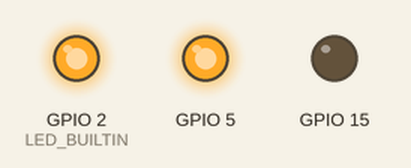
Recording of a sketch running on a simulated ESP8266 (NodeMCU). Shown: output pins drawn as LEDs (lit = HIGH, except the on-board LED, lit = LOW). WiFi joins after 1.5 s; servers stay silent unless stated; uploads are accepted with an empty reply; what the sketch prints to the serial monitor is not drawn.

Above: at 1.55 s.
At 10.7 s:
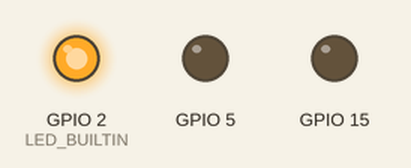
At 20.8 s:
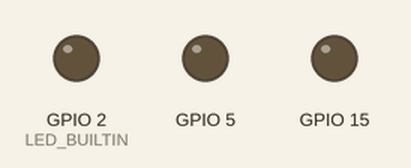
At 21.69 s:
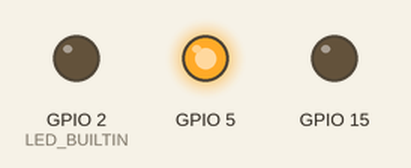
Timing chart, 0 to 27.9 s (numbered marks = the images above):
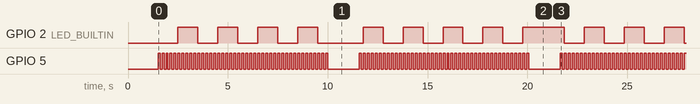

The sketch:

UzaktanFirmwareKontrol.ino
```cpp
/* Nodemcu8266 uzaktan yazılım kontrolü ve güncelleme

  Bu uygulamada nodemcu8266 kartını uzaktan yazılım versiyonunu kontrol edebiliyor,
  yeni yazılım geldiğinde de güncelleyebiliyoruz.

  mfbynl-no masters no slaves
  05.07.2022
*/


#include <ESP8266WiFi.h>
#include <ESP8266HTTPClient.h>
#include <ESP8266httpUpdate.h>


const String FirmwareVer={"0.2"};
#define URL_fw_Version "/media/esp8266firmware/ESP8266/version.txt"
#define URL_fw_Bin "iothook.com/media/esp8266firmware/ESP8266/firmware.bin"
const char* host = "iothook.com";
const int httpsPort = 80;


const char* ssid = "****";
const char* password = "*****";


void FirmwareUpdate()
{
  WiFiClient client;
  if (!client.connect(host, httpsPort)) {
    Serial.println("Connection failed");
    return;
  }
  client.print(String("GET ") + URL_fw_Version + " HTTP/1.1\r\n" +
               "Host: " + host + "\r\n" +
               "User-Agent: BuildFailureDetectorESP8266\r\n" +
               "Connection: close\r\n\r\n");
  while (client.connected()) {
    String line = client.readStringUntil('\n');
    if (line == "\r") {
      //Serial.println("Headers received");
      break;
    }
  }
  String payload = client.readStringUntil('\n');

  payload.trim();
  if(payload.equals(FirmwareVer) )
  {
     Serial.println("Cihaz yazilimi güncel");
  }
  else
  {
    Serial.println("Yeni yazilim bulundu");
    ESPhttpUpdate.setLedPin(LED_BUILTIN, LOW);
    t_httpUpdate_return ret = ESPhttpUpdate.update(client, "iothook.com", 80, "/media/esp8266firmware/ESP8266/firmware.bin");

    switch (ret) {
      case HTTP_UPDATE_FAILED:
        Serial.printf("HTTP_UPDATE_FAILD Error (%d): %s\n", ESPhttpUpdate.getLastError(), ESPhttpUpdate.getLastErrorString().c_str());
        break;

      case HTTP_UPDATE_NO_UPDATES:
        Serial.println("HTTP_UPDATE_NO_UPDATES");
        break;

      case HTTP_UPDATE_OK:
        Serial.println("HTTP_UPDATE_OK");
        break;
    }
  }
 }
void connect_wifi();
unsigned long previousMillis_2 = 0;
unsigned long previousMillis = 0;        // will store last time LED was updated
const long interval = 10000;
const long mini_interval = 1000;
 void repeatedCall(){
    unsigned long currentMillis = millis();
    if ((currentMillis - previousMillis) >= interval)
    {
      // save the last time you blinked the LED
      previousMillis = currentMillis;

      FirmwareUpdate();
    }

    if ((currentMillis - previousMillis_2) >= mini_interval) {
      static int idle_counter=0;
      previousMillis_2 = currentMillis;
      Serial.print(" Active fw version:");
      Serial.println(FirmwareVer);
      Serial.print("Idle Loop....");
      Serial.println(idle_counter++);
     if(idle_counter%2==0)
      digitalWrite(LED_BUILTIN, HIGH);
     else
      digitalWrite(LED_BUILTIN, LOW);
     if(WiFi.status() == !WL_CONNECTED)
          connect_wifi();
   }
 }


void setup()
{
  Serial.begin(115200);
  Serial.println("");
  Serial.println("Start");
  WiFi.mode(WIFI_STA);
  connect_wifi();

  pinMode(LED_BUILTIN, OUTPUT);
  pinMode(15, OUTPUT);
  pinMode(5, OUTPUT);

}
void loop()
{
  repeatedCall();
  digitalWrite(5,HIGH);
  delay(100);
  digitalWrite(5,LOW);
  delay(100);

}

void connect_wifi()
{
  WiFi.begin(ssid, password);
  while (WiFi.status() != WL_CONNECTED)
  {
    delay(500);
    Serial.print("O");
  }
  Serial.println("Connected to WiFi");
}
```

Measured:
- by itself, GPIO 5: repeats every 10.1 s: HIGH 0.10 s, LOW 1.6 s, 42 × (HIGH 0.10 s, LOW 0.10 s)
- by itself, GPIO 2 (LED_BUILTIN): repeats every 20.3 s: 3 × (LOW 1.0 s, HIGH 1.0 s), LOW 2.3 s, 4 × (HIGH 1.0 s, LOW 1.0 s), HIGH 2.1 s, LOW 1.0 s, HIGH 1.0 s
